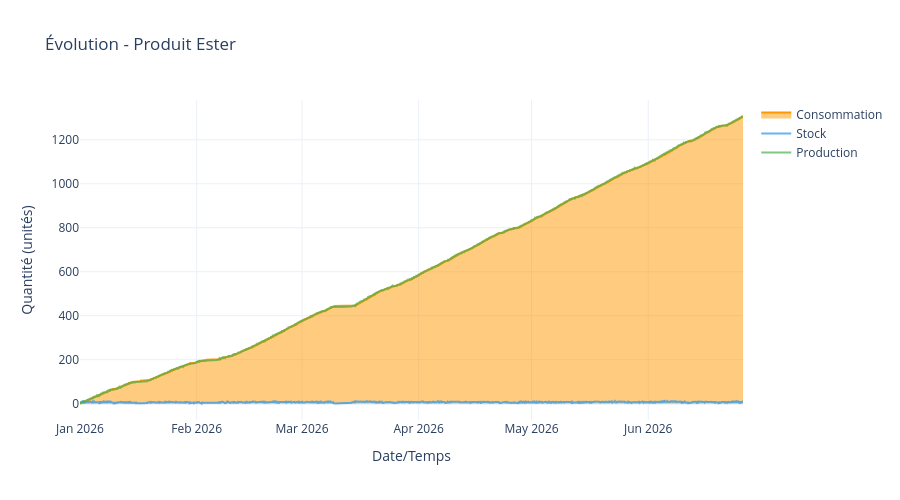

The code cell stored with this chart in its notebook:
### Code cell
# Voir l'évolution temporelle d'un produit
dashboard.afficher_bilan_produit('Ester')

### Figure 1 — Plotly figure (JSON) as saved in the notebook; plotly's stock layout.template omitted (floating-point values rounded to 4 significant figures; data arrays with more than 128 entries replaced by an {"elided": "..."} marker saying what was removed)
{"data": [{"fill": "tozeroy", "line": {"color": "#FF9800", "width": 2}, "mode": "lines", "name": "Consommation", "opacity": 0.7, "type": "scatter", "x": {"elided": "16883 str values"}, "y": {"elided": "16883 float values"}}, {"line": {"color": "#2196F3", "width": 2}, "mode": "lines", "name": "Stock", "opacity": 0.7, "type": "scatter", "x": {"elided": "16883 str values"}, "y": {"elided": "16883 float values"}}, {"line": {"color": "#4CAF50", "width": 2}, "mode": "lines", "name": "Production", "opacity": 0.7, "type": "scatter", "x": {"elided": "16883 str values"}, "y": {"elided": "16883 float values"}}], "layout": {"height": 500, "hovermode": "x unified", "title": {"text": "Évolution - Produit Ester"}, "xaxis": {"anchor": "y", "domain": [0, 1], "title": {"text": "Date/Temps"}}, "yaxis": {"anchor": "x", "domain": [0, 1], "title": {"text": "Quantité (unités)"}}}}
